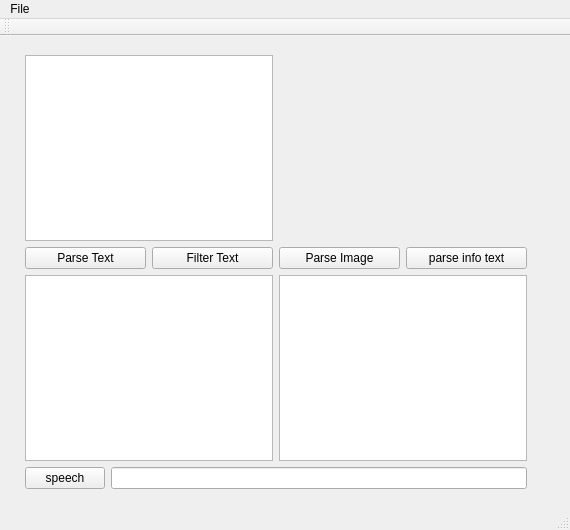
<?xml version="1.0" encoding="UTF-8"?>
<ui version="4.0">
 <class>DiagramText</class>
 <widget class="QMainWindow" name="DiagramText">
  <property name="geometry">
   <rect>
    <x>0</x>
    <y>0</y>
    <width>570</width>
    <height>530</height>
   </rect>
  </property>
  <property name="windowTitle">
   <string>DiagramText</string>
  </property>
  <widget class="QWidget" name="centralWidget">
   <widget class="QWidget" name="">
    <property name="geometry">
     <rect>
      <x>14</x>
      <y>8</y>
      <width>524</width>
      <height>456</height>
     </rect>
    </property>
    <layout class="QGridLayout" name="gridLayout_4">
     <item row="0" column="0">
      <layout class="QGridLayout" name="gridLayout_3">
       <item row="0" column="1">
        <layout class="QGridLayout" name="gridLayout_2">
         <item row="1" column="1">
          <widget class="QPushButton" name="pushButton">
           <property name="text">
            <string>parse info text</string>
           </property>
          </widget>
         </item>
         <item row="0" column="0" colspan="2">
          <widget class="QLabel" name="imageLoc">
           <property name="text">
            <string/>
           </property>
          </widget>
         </item>
         <item row="1" column="0">
          <widget class="QPushButton" name="imageParse">
           <property name="text">
            <string>Parse Image</string>
           </property>
          </widget>
         </item>
        </layout>
       </item>
       <item row="1" column="1">
        <widget class="QListWidget" name="imgeleListWidget"/>
       </item>
       <item row="0" column="0">
        <layout class="QGridLayout" name="gridLayout">
         <item row="0" column="0" colspan="2">
          <widget class="QTextEdit" name="QtextLoc"/>
         </item>
         <item row="1" column="0">
          <widget class="QPushButton" name="textParseBtn">
           <property name="text">
            <string>Parse Text</string>
           </property>
          </widget>
         </item>
         <item row="1" column="1">
          <widget class="QPushButton" name="textFilterBtn">
           <property name="text">
            <string>Filter Text</string>
           </property>
          </widget>
         </item>
        </layout>
       </item>
       <item row="1" column="0">
        <widget class="QListWidget" name="wordObjectList"/>
       </item>
      </layout>
     </item>
     <item row="1" column="0">
      <layout class="QHBoxLayout" name="horizontalLayout">
       <item>
        <widget class="QPushButton" name="pushButton_2">
         <property name="text">
          <string>speech</string>
         </property>
        </widget>
       </item>
       <item>
        <widget class="QLineEdit" name="lineEdit"/>
       </item>
      </layout>
     </item>
    </layout>
   </widget>
   <zorder>layoutWidget</zorder>
   <zorder>label</zorder>
   <zorder>pushButton_2</zorder>
   <zorder>lineEdit</zorder>
   <zorder>label</zorder>
   <zorder>lineEdit</zorder>
  </widget>
  <widget class="QMenuBar" name="menuBar">
   <property name="geometry">
    <rect>
     <x>0</x>
     <y>0</y>
     <width>570</width>
     <height>23</height>
    </rect>
   </property>
   <widget class="QMenu" name="menuImport">
    <property name="title">
     <string>File</string>
    </property>
    <addaction name="actionTextImport"/>
    <addaction name="actionImageImport"/>
    <addaction name="actionImport_Image_Informations"/>
   </widget>
   <addaction name="menuImport"/>
  </widget>
  <widget class="QToolBar" name="mainToolBar">
   <attribute name="toolBarArea">
    <enum>TopToolBarArea</enum>
   </attribute>
   <attribute name="toolBarBreak">
    <bool>false</bool>
   </attribute>
  </widget>
  <widget class="QStatusBar" name="statusBar"/>
  <action name="actionTextImport">
   <property name="text">
    <string>Import Question Text</string>
   </property>
  </action>
  <action name="actionImageImport">
   <property name="text">
    <string>Import Question Image </string>
   </property>
  </action>
  <action name="actionImport_Image_Informations">
   <property name="text">
    <string>Import Image Informations</string>
   </property>
  </action>
 </widget>
 <layoutdefault spacing="6" margin="11"/>
 <resources/>
 <connections/>
</ui>
